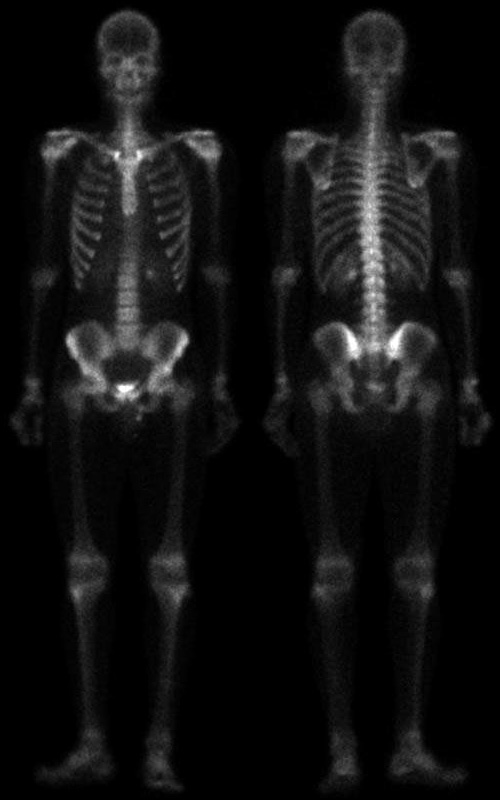
#> input picture medias/skeleton_orig.tif, 500 x 800 px, found by its file name
$ python skeleton.py   (older library calls are emulated)
#> lines starting #> are read from the running program, lines starting #| are printed output that depends on the picture

import numpy as np
import matplotlib.pyplot as plt
import matplotlib.image as gImage
import cv2

image = gImage.imread('F:\\AVCodec\\medias\\skeleton_orig.tif')
#> image is the input picture: shape (800, 500); min 0, max 255, mean 17.2

plt.figure(1)
plt.title('origin')
plt.imshow(image, 'gray')

image_lap = cv2.Laplacian(image, cv2.CV_16S, ksize=3)
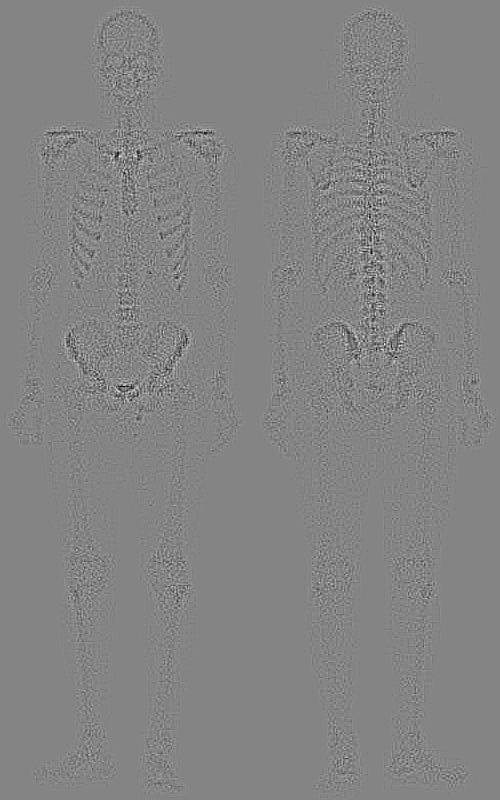
#> image_lap: shape (800, 500) int16; min -260, max 242, mean 0; drawn with min black and max white
dst = cv2.convertScaleAbs(image_lap)
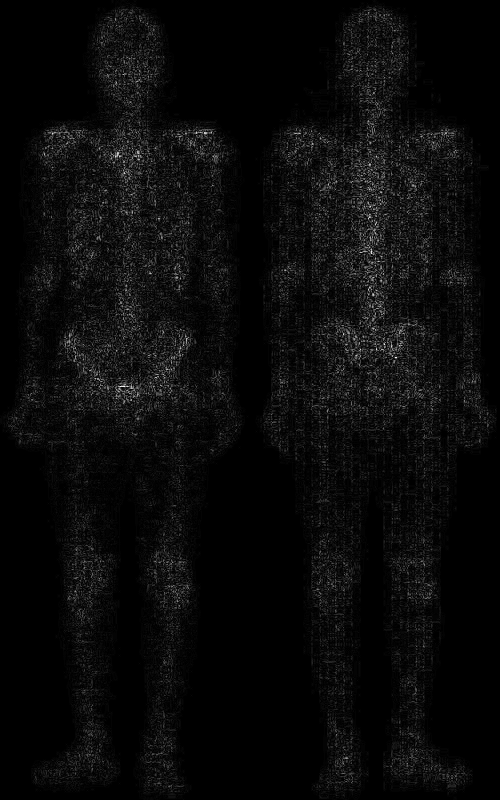
#> dst: shape (800, 500); min 0, max 255, mean 10.4

plt.figure(2)
plt.title('lap')
plt.imshow(image - image_lap / 4, 'gray')

image_lap = image_lap + 255
dst2 = cv2.convertScaleAbs(image_lap)
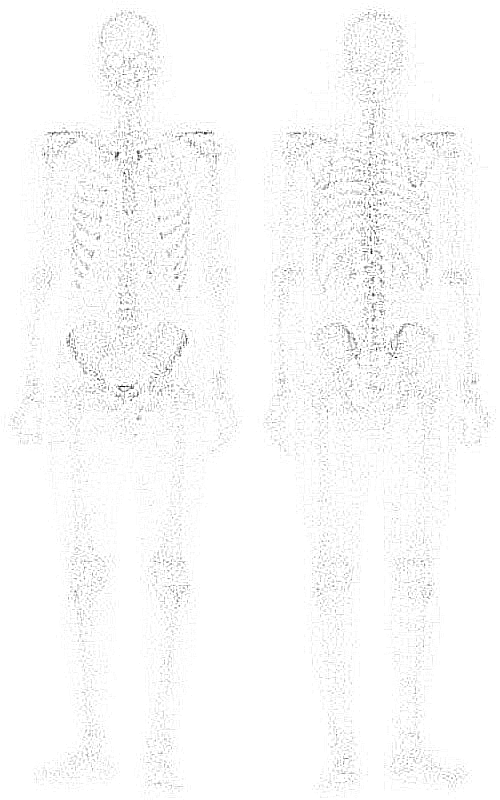
#> dst2: shape (800, 500); min 5, max 255, mean 249.8

plt.figure(3)
plt.title('lap2')
plt.imshow(image_lap / 2, 'gray')


'''
image.astype('int16')
image_add = image - image_lap
image_add = cv2.convertScaleAbs(image_add)

plt.figure(3)
plt.title('add')
plt.imshow(image_add, 'gray')

x = cv2.Sobel(image, cv2.CV_16S, 1, 0)
y = cv2.Sobel(image, cv2.CV_16S, 0, 1)

absX = cv2.convertScaleAbs(x)
absY = cv2.convertScaleAbs(y)
dst = cv2.addWeighted(absX, 0.5, absY, 0.5, 0)

plt.figure(4)
plt.subplot(1, 3, 1)
plt.imshow(absX, 'gray')
plt.subplot(1, 3, 2)
plt.imshow(absY, 'gray')
plt.subplot(1, 3, 3)
plt.imshow(dst, 'gray')
'''

plt.show()
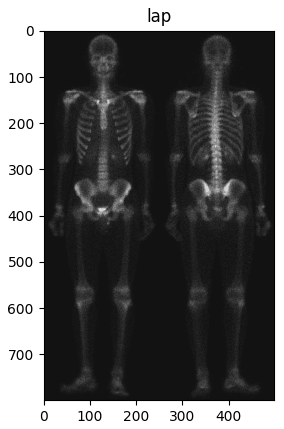
#> figure drawn by matplotlib, 1 panel
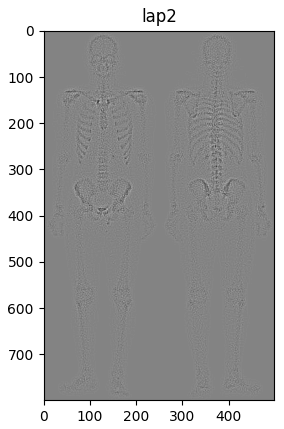
#> figure drawn by matplotlib, 1 panel
